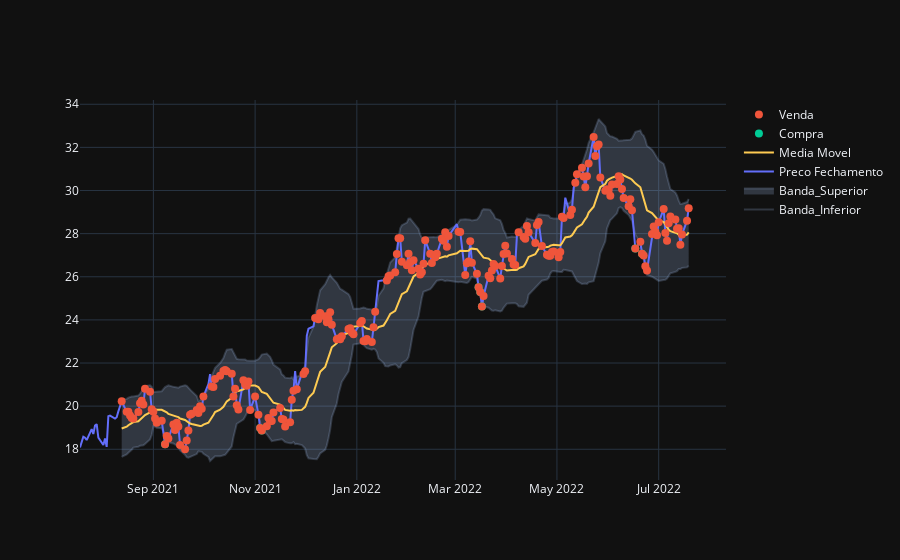

Notebook source saved alongside this figure:
### Code cell
pio.templates.default = 'plotly_dark'

fig = go.Figure()
fig.add_trace(go.Scatter(x=inf_band.index,
                        y=inf_band['Inferior'],
                        name='Banda_Inferior',
                        line_color='rgba(173,204,255,0.2)'
                        ))

fig.add_trace(go.Scatter(x=sup_band.index,
                        y=sup_band['Superior'],
                        name='Banda_Superior',
                        fill='tonexty',
                        fillcolor='rgba(173,204,255,0.2)',
                        line_color='rgba(173,204,255,0.2)'
                        ))

fig.add_trace(go.Scatter(x=df.index,
                        y=df['Close'],
                        name='Preco Fechamento',
                        line_color='#636EFA'
                        ))

fig.add_trace(go.Scatter(x=mm.index,
                        y=mm['Close'],
                        name='Media Movel',
                        line_color='#FECB52'
                        ))

fig.add_trace(go.Scatter(x=compra.index,
                        y=compra['Close'],
                        name='Compra',
                        mode='markers',
                        marker=dict(
                            color='#00CC96',
                            size=8,
                            )
                        
                        ))
fig.add_trace(go.Scatter(x=venda.index,
                        y=venda['Close'],
                        name='Venda',
                        mode='markers',
                        marker=dict(
                            color='#EF553B',
                            size=8,
                            )
                        
                        ))
fig.show()

### Figure 1 — Plotly figure (JSON) as saved in the notebook; plotly's stock layout.template omitted (floating-point values rounded to 4 significant figures; data arrays with more than 128 entries replaced by an {"elided": "..."} marker saying what was removed)
{"data": [{"line": {"color": "rgba(173,204,255,0.2)"}, "name": "Banda_Inferior", "type": "scatter", "x": {"elided": "251 str values"}, "y": {"elided": "251 float values"}}, {"fill": "tonexty", "fillcolor": "rgba(173,204,255,0.2)", "line": {"color": "rgba(173,204,255,0.2)"}, "name": "Banda_Superior", "type": "scatter", "x": {"elided": "251 str values"}, "y": {"elided": "251 float values"}}, {"line": {"color": "#636EFA"}, "name": "Preco Fechamento", "type": "scatter", "x": {"elided": "251 str values"}, "y": {"elided": "251 float values"}}, {"line": {"color": "#FECB52"}, "name": "Media Movel", "type": "scatter", "x": {"elided": "251 str values"}, "y": {"elided": "251 float values"}}, {"marker": {"color": "#00CC96", "size": 8}, "mode": "markers", "name": "Compra", "type": "scatter", "x": ["2021-09-08T00:00:00", "2021-11-04T00:00:00", "2021-11-05T00:00:00", "2022-03-15T00:00:00", "2022-03-16T00:00:00", "2022-03-17T00:00:00", "2022-06-17T00:00:00", "2022-06-21T00:00:00"], "y": [18.23, 18.98, 18.88, 25.51, 25.29, 24.62, 27.31, 27.07]}, {"marker": {"color": "#EF553B", "size": 8}, "mode": "markers", "name": "Venda", "type": "scatter", "x": {"elided": "217 str values"}, "y": {"elided": "217 float values"}}], "layout": {}}
